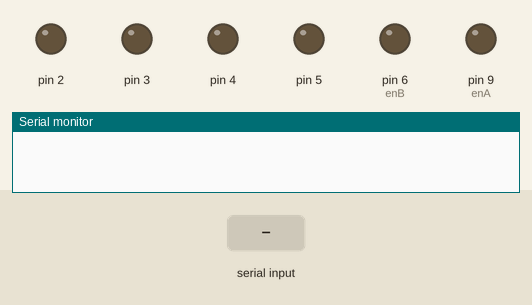
Simulated run of this sketch. Board: Arduino Uno, built with avr-gcc and run on an emulated ATmega328P. Parts: output pins drawn as LEDs (lit = HIGH), the last lines printed to the serial monitor. The test bench sets the inputs (shaded band).

Above: at 1.2 s.
1.3 s: "1" received over Serial
At 2.0 s:
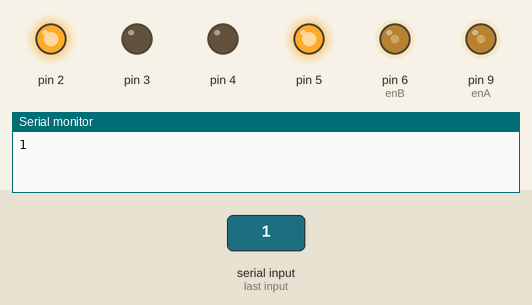
2.9 s: "2" received over Serial
At 3.2 s:
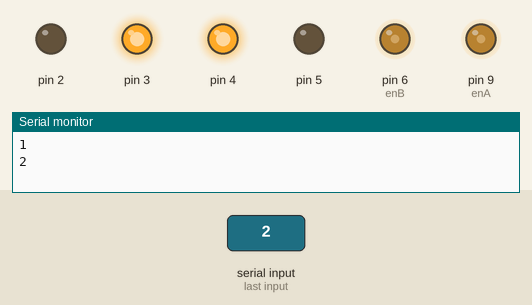
4.4 s: "3" received over Serial
At 5.6 s:
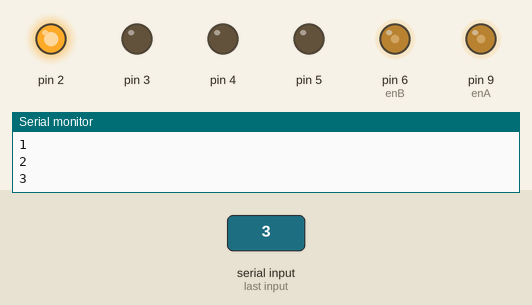
5.9 s: "4" received over Serial
At 6.7 s:
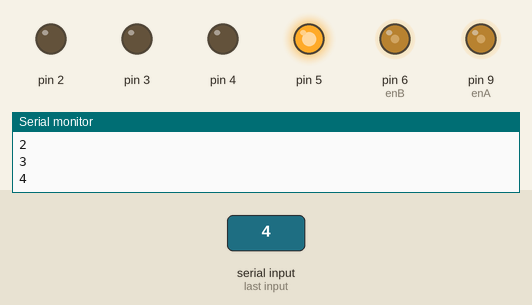
7.4 s: "5" received over Serial
At 7.9 s:
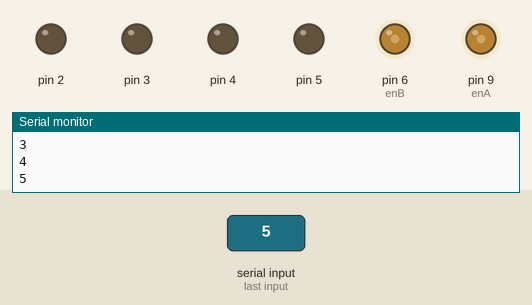
Timing chart, 0 to 9.9 s (numbered marks = the images above; inputs shaded):
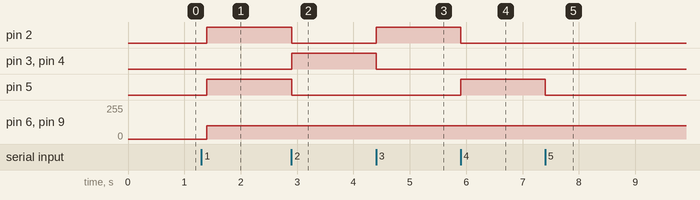

The sketch:

MasinaControlataTelefon.ino
```cpp
char t;
int enA = 9;
int enB = 6;

void setup() {

pinMode(5,OUTPUT);
pinMode(4,OUTPUT);
pinMode(2,OUTPUT);
pinMode(3,OUTPUT);
pinMode(enA, OUTPUT);
pinMode(enB, OUTPUT);
Serial.begin(9600);

}

void loop() {
if(Serial.available()){
  t = Serial.read();
  Serial.println(t);
}

if(t == '1'){
   analogWrite(enA,100);
  analogWrite(enB,100);
  digitalWrite(5,HIGH);
  digitalWrite(4,LOW);
  digitalWrite(3,LOW);
  digitalWrite(2,HIGH);
}

else if(t == '2'){
   analogWrite(enA,100);
  analogWrite(enB,100);
  digitalWrite(5,LOW);
  digitalWrite(4,HIGH);
  digitalWrite(3,HIGH);
  digitalWrite(2,LOW);
}
else if(t == '3'){

  analogWrite(enA,100);
  analogWrite(enB,100);
  digitalWrite(5,LOW);
  digitalWrite(4,LOW);
  digitalWrite(2,HIGH);
  digitalWrite(3,LOW);
}

else if(t == '4'){
   analogWrite(enA,100);
  analogWrite(enB,100);
  digitalWrite(5,HIGH);
  digitalWrite(4,LOW);
  digitalWrite(3,LOW);
  digitalWrite(2,LOW);
}

else if(t == '5'){
   analogWrite(enA,100);
  analogWrite(enB,100);
  digitalWrite(5,LOW);
  digitalWrite(4,LOW);
  digitalWrite(3,LOW);
  digitalWrite(2,LOW);
}

delay(100);
}
```

Measured:
- after the input at 1.3 s, pin 2, pin 5: LOW → HIGH after 0.10 s; pin 6 (enB), pin 9 (enA): 0/255 → 100/255 after 0.10 s
- after the input at 2.9 s, pin 2, pin 5: HIGH → LOW at once; pin 3, pin 4: LOW → HIGH at once
- after the input at 4.4 s, pin 2: LOW → HIGH at once; pin 3, pin 4: HIGH → LOW at once
- after the input at 5.9 s, pin 2: HIGH → LOW at once; pin 5: LOW → HIGH at once
- after the input at 7.4 s, pin 5: HIGH → LOW at once
